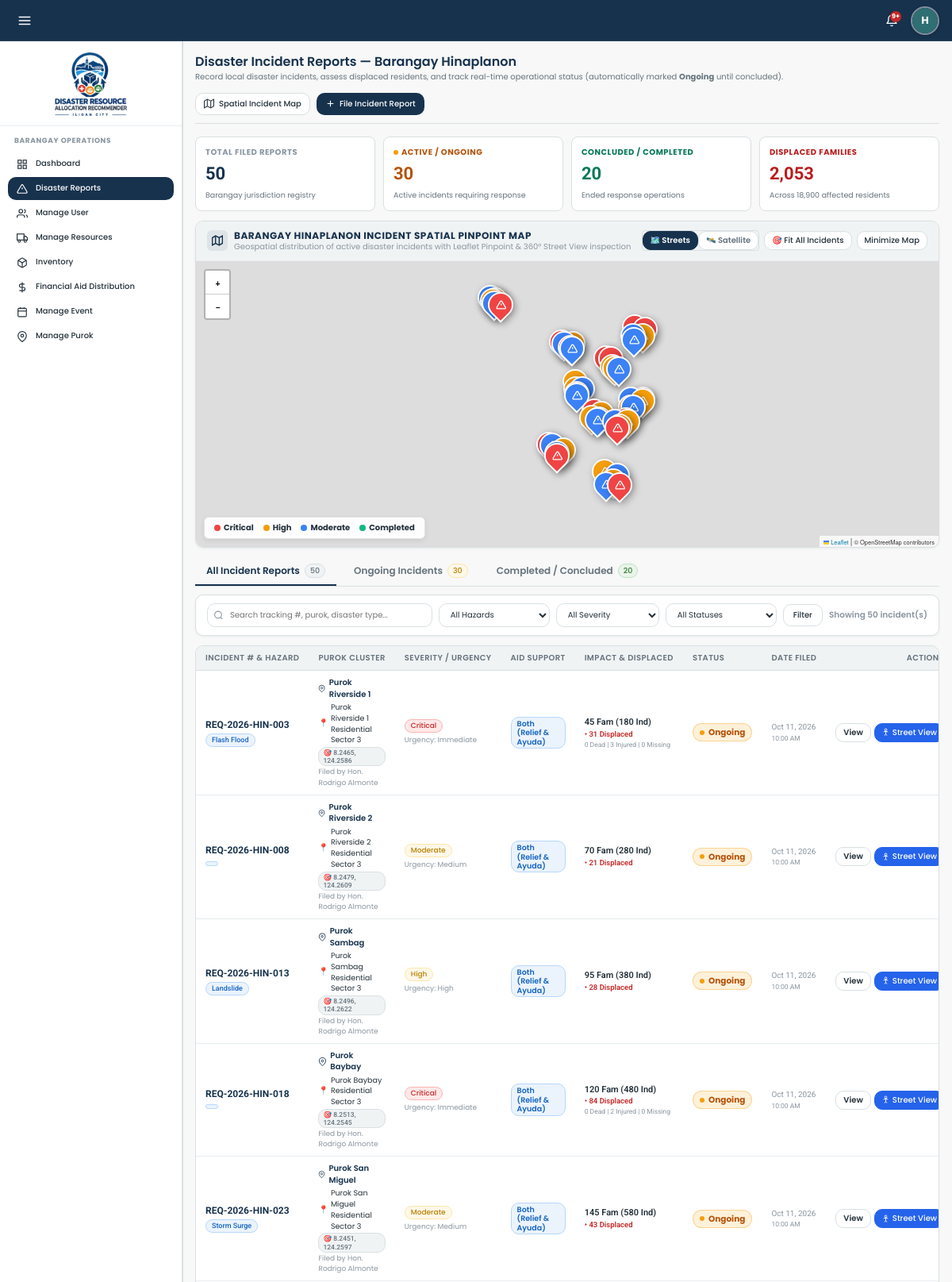
Screenshot of /views/barangay/disaster-reports.php (signed in, upper part) with the database file from the repository.
### tables this page shows
CREATE TABLE `barangays` (
  `id` int(11) NOT NULL AUTO_INCREMENT,
  `name` varchar(100) NOT NULL,
  `city` varchar(100) DEFAULT 'Iligan City',
  `status` enum('active','archived') NOT NULL DEFAULT 'active',
  `contact_person` varchar(100) DEFAULT NULL,
  `contact_number` varchar(30) DEFAULT NULL,
  `population` int(11) DEFAULT NULL,
  `total_households` int(11) DEFAULT NULL,
  `risk_level` enum('Low','Moderate','High','Critical') DEFAULT NULL,
  `area_radius` int(11) DEFAULT NULL COMMENT 'Geographic coverage and hazard radius of the area in meters',
  `coordinates_lat` decimal(10,6) NOT NULL,
  `coordinates_lng` decimal(10,6) NOT NULL,
  `created_at` datetime DEFAULT current_timestamp(),
  PRIMARY KEY (`id`),
  UNIQUE KEY `name` (`name`)
);

CREATE TABLE `disaster_reports` (
  `id` int(11) NOT NULL AUTO_INCREMENT,
  `tracking_code` varchar(50) NOT NULL,
  `barangay_id` int(11) NOT NULL,
  `purok_name` varchar(100) NOT NULL,
  `coordinates_lat` decimal(10,6) DEFAULT NULL,
  `coordinates_lng` decimal(10,6) DEFAULT NULL,
  `incident_location` varchar(255) DEFAULT NULL,
  `disaster_type` enum('Flood','Typhoon','Landslide','Earthquake','Fire','Storm Surge','Flash Flood') NOT NULL,
  `severity` enum('Low','Moderate','High','Critical') NOT NULL,
  `urgency` enum('Immediate','High','Medium','Low') NOT NULL,
  `aid_support` enum('resources','financial_aid','both') NOT NULL DEFAULT 'resources',
  `affected_families` int(11) NOT NULL DEFAULT 0,
  `affected_individuals` int(11) NOT NULL DEFAULT 0,
  `displaced_families` int(11) NOT NULL DEFAULT 0,
  `casualties_count` int(11) NOT NULL DEFAULT 0,
  `injuries_count` int(11) NOT NULL DEFAULT 0,
  `missing_count` int(11) NOT NULL DEFAULT 0,
  `requested_assistance` text NOT NULL,
  `situation_overview` text DEFAULT NULL,
  `resolution_notes` text DEFAULT NULL,
  `status` enum('Ongoing','Completed') NOT NULL DEFAULT 'Ongoing',
  `submitted_by` int(11) NOT NULL,
  `created_at` datetime DEFAULT current_timestamp(),
  `updated_at` datetime DEFAULT current_timestamp() ON UPDATE current_timestamp(),
  `completed_at` datetime DEFAULT NULL,
  PRIMARY KEY (`id`),
  UNIQUE KEY `tracking_code` (`tracking_code`),
  KEY `barangay_id` (`barangay_id`),
  KEY `submitted_by` (`submitted_by`),
  CONSTRAINT `disaster_reports_ibfk_1` FOREIGN KEY (`barangay_id`) REFERENCES `barangays` (`id`) ON DELETE CASCADE,
  CONSTRAINT `disaster_reports_ibfk_2` FOREIGN KEY (`submitted_by`) REFERENCES `users` (`id`) ON DELETE CASCADE
);

CREATE TABLE `users` (
  `id` int(11) NOT NULL AUTO_INCREMENT,
  `username` varchar(50) NOT NULL,
  `password` varchar(255) NOT NULL,
  `first_name` varchar(50) DEFAULT NULL,
  `last_name` varchar(50) DEFAULT NULL,
  `full_name` varchar(100) NOT NULL,
  `email` varchar(100) NOT NULL,
  `phone` varchar(20) NOT NULL,
  `gender` enum('Male','Female','Other') DEFAULT 'Male',
  `age` int(11) DEFAULT NULL,
  `image` varchar(255) DEFAULT NULL,
  `role` enum('icdrrmo','barangay_head','responder','resident') NOT NULL,
  `agency_id` int(11) DEFAULT NULL,
  `position` varchar(100) DEFAULT NULL,
  `availability` enum('Available','On Duty','Responding','Standby','Off Duty') NOT NULL DEFAULT 'Available',
  `barangay_id` int(11) DEFAULT NULL,
  `purok` varchar(100) DEFAULT NULL,
  `status` enum('active','inactive','pending','archived') DEFAULT 'active',
  `created_at` datetime DEFAULT current_timestamp(),
  `last_login` datetime DEFAULT NULL,
  PRIMARY KEY (`id`),
  UNIQUE KEY `username` (`username`),
  UNIQUE KEY `email` (`email`),
  KEY `barangay_id` (`barangay_id`),
  KEY `fk_users_agency` (`agency_id`),
  CONSTRAINT `fk_users_agency` FOREIGN KEY (`agency_id`) REFERENCES `agencies` (`id`) ON DELETE SET NULL,
  CONSTRAINT `users_ibfk_1` FOREIGN KEY (`barangay_id`) REFERENCES `barangays` (`id`) ON DELETE SET NULL
);

### views/barangay/disaster-reports.php (the view, shortened to what the rows shown need)
<?php
require_once __DIR__ . '/../../backend/services/Helpers.php';
$user = getCurrentUser();
$barangayId = (int) $user['barangay_id'];
$db = getDBConnection();
$bStmt = $db->prepare("SELECT * FROM barangays WHERE id = ?");
$bStmt->execute([$barangayId]);
$barangay = $bStmt->fetch(PDO::FETCH_ASSOC);
$sql = "
    SELECT dr.*, b.name AS barangay_name, u.full_name AS submitted_by_name,
           r.id AS recommendation_id, r.status AS recommendation_status, r.confidence_score
    FROM disaster_reports dr
    JOIN barangays b ON dr.barangay_id = b.id
    LEFT JOIN users u ON dr.submitted_by = u.id
    LEFT JOIN recommendations r ON dr.id = r.disaster_request_id
    WHERE dr.barangay_id = ?
";
$params = [$barangayId];
$sql .= " ORDER BY FIELD(dr.status, 'Ongoing', 'Completed'), dr.created_at DESC";
$stmt = $db->prepare($sql);
$stmt->execute($params);
$requests = $stmt->fetchAll(PDO::FETCH_ASSOC);
require_once __DIR__ . '/../layouts/header.php';
?>
<link rel="stylesheet" href="https://unpkg.com/leaflet@1.9.4/dist/leaflet.css"
 />
<main class="main-content">
  <div class="page-header">
    <div class="page-header-title-wrap">
      <h1>Disaster Incident Reports — Barangay <?= clean($barangay['name']) ?></h1>
      <p class="page-header-desc">
        Record local disaster incidents, assess displaced residents, and track real-time operational status
        (automatically marked <strong>Ongoing</strong> until concluded).
      </p>
    </div>
  </div>
  <div class="card" id="spatialIncidentMapCard"
    style="margin-bottom:var(--space-4, 16px);border:1px solid var(--color-border);overflow:hidden;">
    <div class="card-header"
      style="padding:10px 14px;background:var(--color-surface-subtle);display:flex;justify-content:space-between;align-items:center;flex-wrap:wrap;gap:8px;">
      <div style="display:flex;align-items:center;gap:8px;">
        <div>
          <h3
            style="margin:0;font-size:12px;font-weight:700;color:var(--color-primary);text-transform:uppercase;letter-spacing:0.5px;">
            Barangay <?= clean($barangay['name']) ?> Incident Spatial Pinpoint Map
          </h3>
          <span style="font-size:10px;color:var(--color-text-muted);">
            Geospatial distribution of active disaster incidents with Leaflet Pinpoint & 360° Street View inspection
          </span>
        </div>
      </div>
    </div>
  </div>
  <div class="table-responsive">
    <table class="data-table">
      <thead>
        <tr>
          <th>Incident # & Hazard</th>
          <th>Purok Cluster</th>
          <th>Severity / Urgency</th>
          <th>Aid Support</th>
          <th>Impact & Displaced</th>
          <th>Status</th>
          <th>Date Filed</th>
          <th style="text-align:right;">Actions</th>
        </tr>
      </thead>
      <tbody>
        <?php if (empty($requests)): ?>
          <tr>
            <td colspan="8" style="text-align:center;padding:36px;color:var(--color-text-muted);">
              <svg width="32" height="32" viewBox="0 0 24 24" fill="none" stroke="currentColor" stroke-width="1.5"
                style="margin:0 auto 8px;display:block;opacity:0.6;">
                <path d="M10.29 3.86L1.82 18a2 2 0 0 0 1.71 3h16.94a2 2 0 0 0 1.71-3L13.71 3.86a2 2 0 0 0-3.42 0z"></path>
              </svg>
              No disaster reports found for the selected criteria in Barangay <?= clean($barangay['name']) ?>.
            </td>
          </tr>
        <?php else: ?>
          <?php foreach ($requests as $r): ?>
            <tr>
              <td style="font-family:var(--font-secondary);">
                <div style="font-weight:700;color:var(--color-primary);font-size:12px;">
                  <?= clean($r['tracking_code']) ?>
                </div>
                <div style="display:inline-flex;align-items:center;gap:4px;margin-top:2px;">
                  <span class="badge badge-info" style="font-size:9px;"><?= clean($r['disaster_type']) ?></span>
                </div>
              </td>
              <td>
                <div style="font-weight:600;color:var(--color-primary);display:flex;align-items:center;gap:4px;">
                  <svg width="11" height="11" viewBox="0 0 24 24" fill="none" stroke="currentColor" stroke-width="2">
                    <path d="M21 10c0 7-9 13-9 13s-9-6-9-13a9 9 0 0 1 18 0z"></path>
                    <circle cx="12" cy="10" r="3"></circle>
                  </svg>
                  <?= clean($r['purok_name']) ?>
                </div>
                <?php if (!empty($r['incident_location'])): ?>
                  <div
                    style="font-size:9.5px;color:var(--color-text);margin-top:2px;display:flex;align-items:center;gap:3px;">
                    <span style="color:var(--color-text-muted);">📍</span> <?= clean($r['incident_location']) ?>
                  </div>
                <?php endif; ?>
                <?php if (!empty($r['coordinates_lat']) && !empty($r['coordinates_lng'])): ?>
                  <div style="display:inline-flex;align-items:center;gap:4px;margin-top:2px;">
                    <a href="javascript:void(0)"
                      onclick="focusIncidentOnOverviewMap(<?= (float) $r['coordinates_lat'] ?>, <?= (float) $r['coordinates_lng'] ?>, <?= (int) $r['id'] ?>)"
                      class="badge badge-neutral"
                      style="font-size:8.5px;text-decoration:none;font-family:var(--font-secondary);padding:1px 5px;"
                      title="Focus on Leaflet Map">
                      🎯 <?= number_format($r['coordinates_lat'], 4) ?>, <?= number_format($r['coordinates_lng'], 4) ?>
                    </a>
                  </div>
                <?php endif; ?>
                <div style="font-size:9px;color:var(--color-text-muted);margin-top:1px;">
                  Filed by <?= clean($r['submitted_by_name'] ?? 'Barangay Head') ?>
                </div>
              </td>
              <td>
                <div style="display:flex;flex-direction:column;gap:3px;align-items:flex-start;">
                  <?= renderStatusBadge($r['severity']) ?>
                  <span style="font-size:9px;color:var(--color-text-muted);">Urgency: <?= clean($r['urgency']) ?></span>
                </div>
              </td>
              <td>
                <?= renderAidSupportBadge($r['aid_support'] ?? 'resources') ?>
              </td>
              <td style="font-family:var(--font-secondary);font-size:11px;">
                <div style="font-weight:600;color:var(--color-text);">
                  <?= number_format($r['affected_families']) ?> Fam (<?= number_format($r['affected_individuals']) ?> Ind)
                </div>
                <?php if ((int) $r['displaced_families'] > 0): ?>
                  <div style="font-size:9.5px;color:var(--color-danger);font-weight:600;">
                    • <?= number_format($r['displaced_families']) ?> Displaced
                  </div>
                <?php endif; ?>
                <?php if ((int) $r['casualties_count'] > 0 || (int) $r['injuries_count'] > 0 || (int) $r['missing_count'] > 0): ?>
                  <div style="font-size:8.5px;color:var(--color-text-muted);">
                    <?= (int) $r['casualties_count'] ?> Dead | <?= (int) $r['injuries_count'] ?> Injured |
                    <?= (int) $r['missing_count'] ?> Missing
                  </div>
                <?php endif; ?>
              </td>
              <td>
                <?php if ($r['status'] === 'Ongoing'): ?>
                  <span class="badge-ongoing-pulse">Ongoing</span>
                <?php endif; ?>
              </td>
              <td
                style="font-size:10px;color:var(--color-text-muted);font-family:var(--font-secondary);white-space:nowrap;">
                <?= formatDate($r['created_at'], 'M d, Y') ?>
                <div style="font-size:8.5px;color:var(--color-text-muted);"><?= formatDate($r['created_at'], 'h:i A') ?>
                </div>
              </td>
              <td style="text-align:right;">
                <div style="display:inline-flex;gap:4px;align-items:center;">
                  <button type="button" class="btn btn-outline btn-sm"
                    style="padding:3px 9px;font-size:10px;font-weight:600;"
                    onclick="viewReportDetails(<?= htmlspecialchars(json_encode($r), ENT_QUOTES, 'UTF-8') ?>)">
                    View
                  </button>
                  <button type="button" class="btn btn-sm"
                    style="padding:3px 8px;font-size:10px;background:#2563EB;color:#FFF;border-color:#2563EB;display:inline-flex;align-items:center;gap:3px;"
                    onclick="openStreetViewForReport(<?= htmlspecialchars(json_encode($r), ENT_QUOTES, 'UTF-8') ?>)"
                    title="Inspect 360° Street View">
                    <svg width="11" height="11" viewBox="0 0 24 24" fill="none" stroke="currentColor" stroke-width="2">
                      <circle cx="12" cy="5" r="3"></circle>
                      <path d="M12 8v8"></path>
                      <path d="M9 21l3-5 3 5"></path>
                      <path d="M6 11l6-2 6 2"></path>
                    </svg>
                    Street View
                  </button>
                </div>
              </td>
            </tr>
          <?php endforeach; ?>
        <?php endif; ?>
      </tbody>
    </table>
  </div>
</main>
<?php require_once __DIR__ . '/../layouts/footer.php'; ?>

### backend/services/Helpers.php (shortened to what the rows shown need)
<?php
if (!function_exists('formatDate')) {
function formatDate($datetime, $format = 'M d, Y h:i A') {
    try {
        $dt = new DateTime($datetime);
        return $dt->format($format);
    } catch (Exception $e) {
        return $datetime;
    }
}
}
if (!function_exists('clean')) {
function clean($str) {
    return htmlspecialchars(trim((string)$str), ENT_QUOTES, 'UTF-8');
}
}
if (!function_exists('renderStatusBadge')) {
function renderStatusBadge($status) {
    $statusMap = [
        'active' => ['class' => 'badge-success', 'label' => 'Active'],
        'inactive' => ['class' => 'badge-danger', 'label' => 'Deactivated'],
        'deactivated' => ['class' => 'badge-danger', 'label' => 'Deactivated'],
        'pending' => ['class' => 'badge-warning', 'label' => 'Pending'],
        'archived' => ['class' => 'badge-neutral', 'label' => 'Archived'],
        'Submitted' => ['class' => 'badge-info', 'label' => 'Submitted'],
        'Under Review' => ['class' => 'badge-warning', 'label' => 'Under Review'],
        'Recommendation Ready' => ['class' => 'badge-info', 'label' => 'Recommendation Ready'],
        'Approved' => ['class' => 'badge-success', 'label' => 'Approved'],
        'Allocated' => ['class' => 'badge-success', 'label' => 'Allocated'],
        'Dispatched' => ['class' => 'badge-info', 'label' => 'Dispatched'],
        'Completed' => ['class' => 'badge-success', 'label' => 'Completed'],
        'Rejected' => ['class' => 'badge-danger', 'label' => 'Rejected'],
        'Pending Review' => ['class' => 'badge-warning', 'label' => 'Pending Review'],
        'Modified' => ['class' => 'badge-info', 'label' => 'Modified & Approved'],
        'Open / Active' => ['class' => 'badge-danger', 'label' => 'Open / Active'],
        'Standby' => ['class' => 'badge-neutral', 'label' => 'Standby'],
        'At Capacity' => ['class' => 'badge-danger', 'label' => 'At Capacity'],
        'Closed' => ['class' => 'badge-neutral', 'label' => 'Closed'],
        'Scheduled' => ['class' => 'badge-info', 'label' => 'Scheduled'],
        'Ongoing' => ['class' => 'badge-warning', 'label' => 'Ongoing'],
        'Cancelled' => ['class' => 'badge-danger', 'label' => 'Cancelled'],
        'Available' => ['class' => 'badge-success', 'label' => 'Available'],
        'Responding' => ['class' => 'badge-warning', 'label' => 'Responding'],
        'On Site' => ['class' => 'badge-danger', 'label' => 'On Site'],
        'Low' => ['class' => 'badge-neutral', 'label' => 'Low'],
        'Moderate' => ['class' => 'badge-warning', 'label' => 'Moderate'],
        'High' => ['class' => 'badge-warning', 'label' => 'High'],
        'Critical' => ['class' => 'badge-danger', 'label' => 'Critical'],
        'Immediate' => ['class' => 'badge-danger', 'label' => 'Immediate']
    ];
    $badge = $statusMap[$status] ?? ['class' => 'badge-neutral', 'label' => clean($status)];
    return '<span class="badge ' . $badge['class'] . '">' . $badge['label'] . '</span>';
}
}
if (!function_exists('renderAidSupportBadge')) {
function renderAidSupportBadge($aidSupport) {
    $aid = strtolower(trim((string)$aidSupport));
    if ($aid === 'financial_aid') {
        return '<span class="badge badge-success" style="font-size:9.5px;font-weight:600;">Financial Aid</span>';
    } elseif ($aid === 'both') {
        return '<span class="badge badge-info" style="font-size:9.5px;font-weight:600;">Both (Relief & Ayuda)</span>';
    } else {
        return '<span class="badge badge-neutral" style="font-size:9.5px;font-weight:600;">Resources</span>';
    }
}
}

### rows the page displays
barangays: name "Hinaplanon", name "HINAPLANON"
disaster_reports: tracking_code "REQ-2026-HIN-003", disaster_type "Flash Flood", purok_name "Purok Riverside 1", incident_location "Purok Riverside 1 Residential Sector 3", coordinates_lat "8.2465", coordinates_lng "124.2586", submitted_by.full_name "Hon. Rodrigo Almonte", severity "Critical", urgency "Immediate", aid_support "Both (Relief & Ayuda)", affected_families "45", affected_individuals "180", displaced_families "31", casualties_count "0", injuries_count "3", missing_count "0", status "Ongoing", created_at "Oct 11, 2026", created_at "10:00 AM"
disaster_reports: tracking_code "REQ-2026-HIN-008", purok_name "Purok Riverside 2", incident_location "Purok Riverside 2 Residential Sector 3", coordinates_lat "8.2479", coordinates_lng "124.2609", submitted_by.full_name "Hon. Rodrigo Almonte", severity "Moderate", urgency "Medium", aid_support "Both (Relief & Ayuda)", affected_families "70", affected_individuals "280", displaced_families "21", status "Ongoing", created_at "Oct 11, 2026", created_at "10:00 AM"
disaster_reports: tracking_code "REQ-2026-HIN-013", disaster_type "Landslide", purok_name "Purok Sambag", incident_location "Purok Sambag Residential Sector 3", coordinates_lat "8.2496", coordinates_lng "124.2622", submitted_by.full_name "Hon. Rodrigo Almonte", severity "High", urgency "High", aid_support "Both (Relief & Ayuda)", affected_families "95", affected_individuals "380", displaced_families "28", status "Ongoing", created_at "Oct 11, 2026", created_at "10:00 AM"
disaster_reports: tracking_code "REQ-2026-HIN-018", purok_name "Purok Baybay", incident_location "Purok Baybay Residential Sector 3", coordinates_lat "8.2513", coordinates_lng "124.2545", submitted_by.full_name "Hon. Rodrigo Almonte", severity "Critical", urgency "Immediate", aid_support "Both (Relief & Ayuda)", affected_families "120", affected_individuals "480", displaced_families "84", casualties_count "0", injuries_count "2", missing_count "0", status "Ongoing", created_at "Oct 11, 2026", created_at "10:00 AM"
disaster_reports: tracking_code "REQ-2026-HIN-023", disaster_type "Storm Surge", purok_name "Purok San Miguel", incident_location "Purok San Miguel Residential Sector 3", coordinates_lat "8.2451", coordinates_lng "124.2597", submitted_by.full_name "Hon. Rodrigo Almonte", severity "Moderate", urgency "Medium", aid_support "Both (Relief & Ayuda)", affected_families "145", affected_individuals "580", displaced_families "43", status "Ongoing", created_at "Oct 11, 2026", created_at "10:00 AM"

### other values shown
$countAll "50"
$countOngoing "30"
$countCompleted "20"
$stats['total_displaced_families'] "2,053"
$stats['total_affected_individuals'] "18,900"
count($requests) "50"
